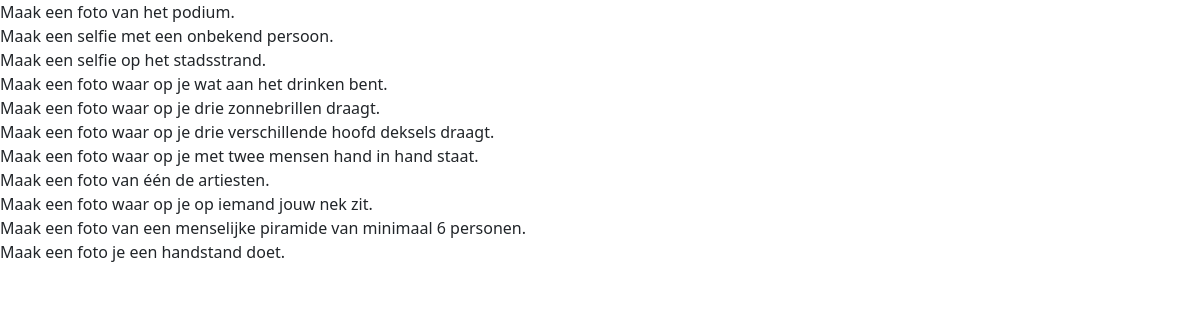
/bingo/index.php, run on an earlier commit of the app's database.
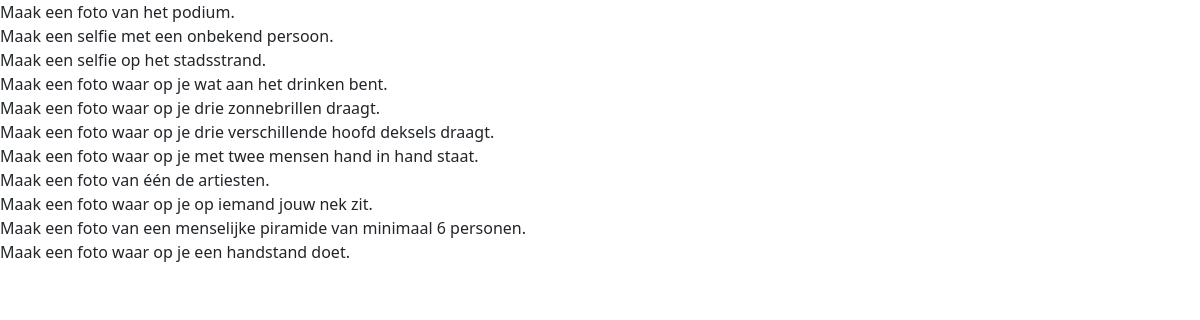
And on a later commit of the database.
### tables this page shows
CREATE TABLE "bingo_questions"
(
    id    integer not null
        constraint bingo_questions_pk
            primary key autoincrement,
    vraag TEXT    not null
);

### bingo/index.php (called while the page is built, shortened)
<?php
require '../database/config.php';
try {
    $query = "SELECT * FROM bingo_questions";
    $stmt = $pdo->prepare($query);
    $stmt->execute();
    $resultaten = $stmt->fetchAll();
    $aantalRijen = count($resultaten);
}
catch (PDOException $e) {
    cerror('a'.$e->getMessage());
}
include_once 'bingo_view.php';

### bingo/bingo_view.php (the view, shortened to what this page needs)
<?php
global$resultaten;
global$aantalRijen;
?>
<!doctype html>
<html lang="en">
<head>
    <link href="https://cdn.jsdelivr.net/npm/bootstrap@5.3.6/dist/css/bootstrap.min.css" rel="stylesheet">
</head>
    <body>
        <?php
        if ($aantalRijen > 0) {
        foreach ($resultaten as $vraag) { ?>
            <div><?=$vraag['vraag']?></div>
        <?php
            }
        } else { ?>
            <div>Geen resultaten gevonden</div>
        <?php } ?>
    </body>
</html>

What changed in the data, as far as the page shows it:
changed bingo_questions: vraag "Maak een foto je een handstand doet." → "Maak een foto waar op je een handstand doet."
